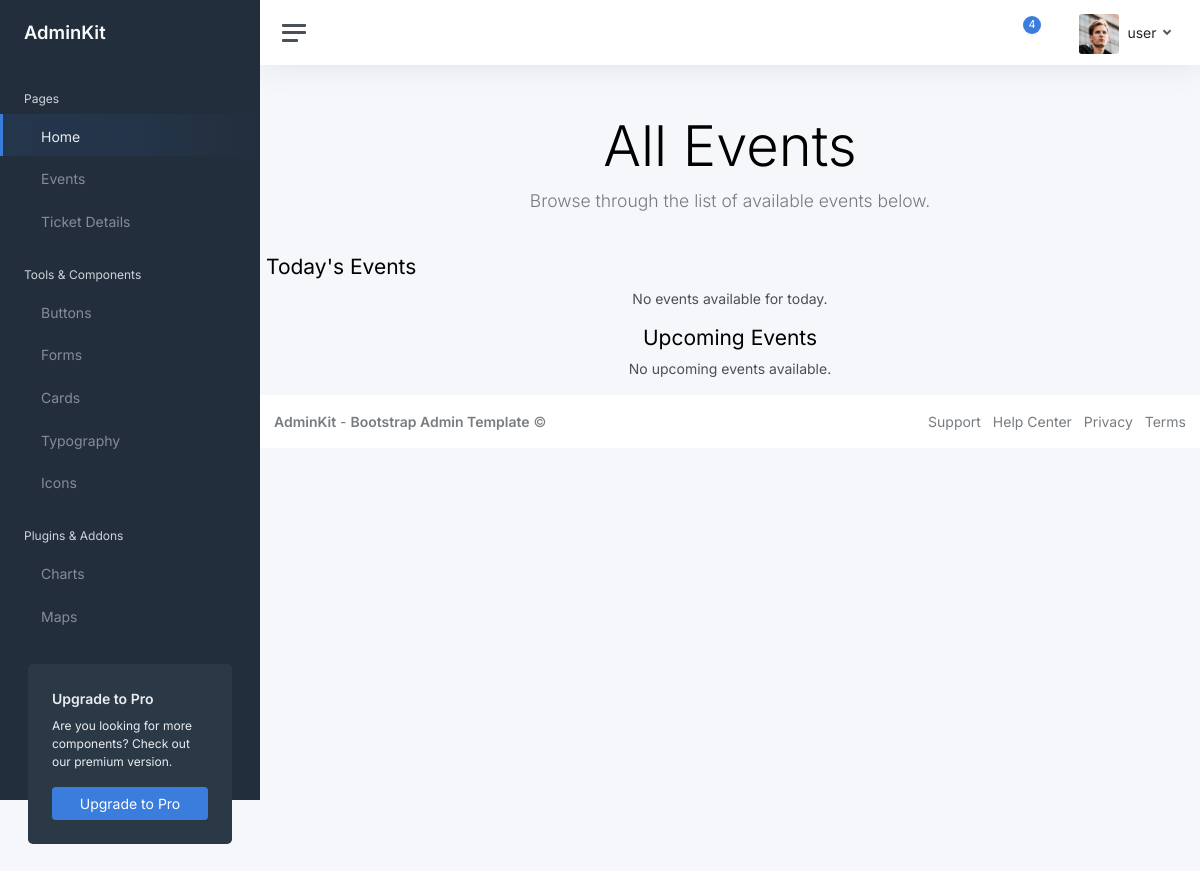
/events/ (signed in), run on an earlier commit of the app's database.
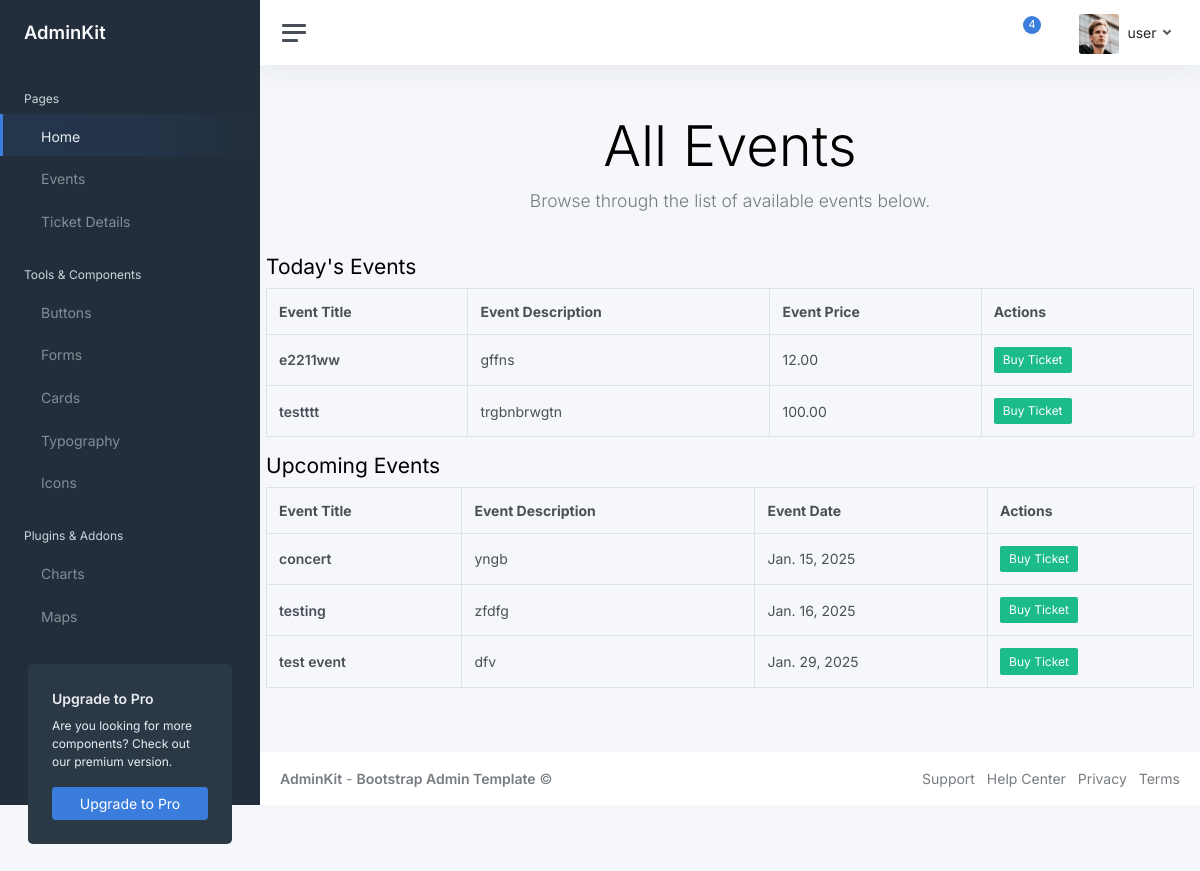
And on a later commit of the database.
### ticket_app/models.py (models this page shows, shortened)
class Event (models.Model):
    event_title = models.CharField(max_length= 200, unique=True)
    event_description = models.TextField('Description of event: ')
    event_date = models.DateField()
    event_time = models.TimeField ()
    event_address = models.TextField()
    event_capacity = models.IntegerField()
    event_price = models.DecimalField(max_digits=8, decimal_places=2)
    event_uuid= models.UUIDField(default=uuid.uuid4)

### ticket_app/views.py (the view)
# urls.py: path('events/', views.event_list, name='event_list'),
@login_required(login_url= "/sign_in")
def event_list(request):
    today = now().date()
    events_today = Event.objects.filter(event_date=today)
    upcoming_events = Event.objects.filter(event_date__gt=today).order_by('event_date')
    past_events = Event.objects.filter(event_date__lt=today).order_by('-event_date')
    user_groups = list(Group.objects.filter(user=request.user).values_list('name', flat=True))
    return render(request, 'event_list.html', {'events_today': events_today, 'upcoming_events': upcoming_events, 'past_events':past_events ,'user_groups': user_groups})

### ticket_app/context_processors.py (called while the page is built)
def admin_context(request):
    if request.user.is_authenticated:
        user_groups = request.user.groups.values_list('name', flat=True)
        is_admin = 'Admin' in user_groups
        is_user = 'User' in user_groups
    else:
        is_admin = False
        is_user = False
    return {
        'is_admin': is_admin,
        'is_user' : is_user,
    }

### templates/event_list.html (shortened to what the changed rows need)
{% extends "base.html" %}
{% block Mainblock %}
<div class="container py-5">
    <div class="row">
        <div class="col-12 text-center mb-4">
            <h1 class="display-4">All Events</h1>
        </div>
    </div>
    {% if events_today %}
    <div class="row">
        <div class="col-12">
            <table class="table table-bordered table-hover">
                <thead class="thead-light">
                    <tr>
                        <th>Event Title</th>
                        <th>Event Description</th>
                        <th>Event Price</th>
                        <th>Actions</th>
                    </tr>
                </thead>
                <tbody>
                    {% for event in events_today %}
                        <tr>
                            <td>
                                <strong>{{ event.event_title }}</strong>
                            </td>
                            <td>
                                {{ event.event_description }}
                            </td>
                            <td>
                                {{ event.event_price }}
                            </td>
                            <td>
                                {% if 'Admin' in user_groups %}
                                <a href="{% url 'ticket_app:event_view' event.id %}" class="btn btn-sm btn-success">
                                    Edit
                                </a>
                                <a href="{% url 'admin_app:ticket_sales' event.id %}" class="btn btn-sm btn-success">Ticket Sales</a>
                                <form method="POST" action="{% url 'ticket_app:delete_event' event.id %}" class="d-inline" onsubmit="return confirm('Are you sure you want to delete this event?');">
                                    {% csrf_token %}
                                    <button type="submit" class="btn btn-sm btn-success">
                                        Delete
                                    </button>
                                </form>
                                {% elif 'User' in user_groups %}
                                <a href="{% url 'ticket_app:purchase_ticket' event.id %}" class="btn btn-sm btn-success">
                                    Buy Ticket
                                </a>
                            {% endif %}
                        </td>
                    </tr>
                {% endfor %}
                </tbody>
            </table>
        </div>
    </div>
{% else %}
    <div class="row">
        <div class="col-12 text-center">
            <p>No events available for today.</p>
            {% endif %}
            <h3>Upcoming Events</h3>
            {% if upcoming_events %}
            <div class="row">
                <div class="col-12">
                    <table class="table table-bordered table-hover">
                        <thead class="thead-light">
                            <tr>
                                <th>Event Title</th>
                                <th>Event Description</th>
                                <th>Event Date</th>
                                <th>Actions</th>
                            </tr>
                        </thead>
                        <tbody>
                            {% for event in upcoming_events %}
                            <tr>
                                <td><strong>{{ event.event_title }}</strong></td>
                                <td>{{ event.event_description }}</td>
                                <td>{{ event.event_date }}</td>
                                <td>
                                    {% if 'Admin' in user_groups %}
                                    <a href="{% url 'ticket_app:event_view' event.id %}" class="btn btn-sm btn-success">Edit</a>
                                    <a href="{% url 'admin_app:ticket_sales' event.id %}" class="btn btn-sm btn-success">Ticket Sales</a>
                                    <form method="POST" action="{% url 'ticket_app:delete_event' event.id %}" class="d-inline" onsubmit="return confirm('Are you sure you want to delete this event?');">
                                        {% csrf_token %}
                                        <button type="submit" class="btn btn-sm btn-success">Delete</button>
                                    </form>
                                    {% elif 'User' in user_groups %}
                                    <a href="{% url 'ticket_app:purchase_ticket' event.id %}" class="btn btn-sm btn-success">Buy Ticket</a>
                                    {% endif %}
                                </td>
                            </tr>
                            {% endfor %}
                        </tbody>
                    </table>
                </div>
            </div>
            {% else %}
            <p>No upcoming events available.</p>
            {% endif %}
</div>
{% endblock %}

What changed in the data, as far as the page shows it:
added Event: event_title "e2211ww", event_description "gffns", event_price "12.00", shown under "Today's Events"
added Event: event_title "testttt", event_description "trgbnbrwgtn", event_price "100.00", shown under "Today's Events"
added Event: event_title "concert", event_description "yngb", event_date "Jan. 15, 2025", shown under "Upcoming Events"
added Event: event_title "testing", event_description "zfdfg", event_date "Jan. 16, 2025", shown under "Upcoming Events"
added Event: event_title "test event", event_description "dfv", event_date "Jan. 29, 2025", shown under "Upcoming Events"
Also different on the page:
text no longer shown: "No events available for today. No upcoming events available."
text now shown: "Event Title Event Description Event Price Actions Event Title Event Description Event Date Actions"
